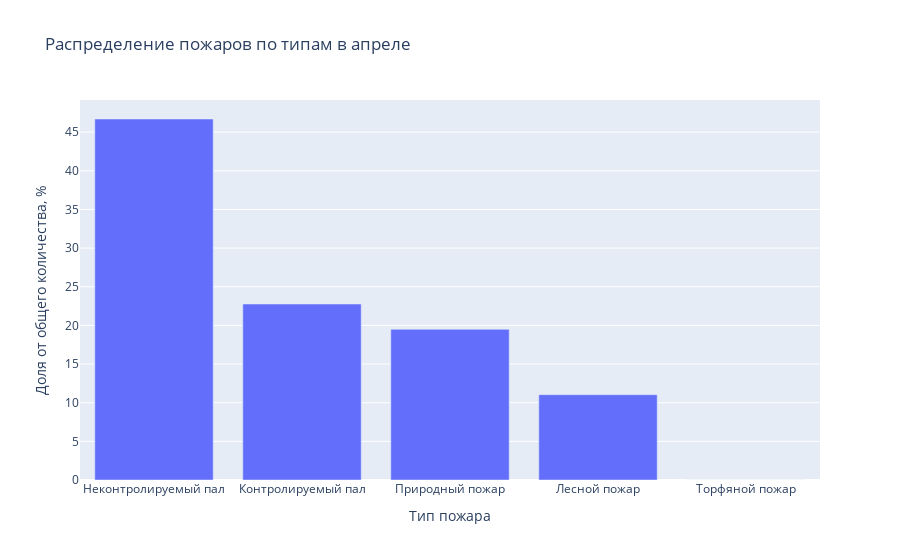

The cell this chart's notebook holds for it:
### Code cell
fig = px.bar(wildfire_type_april, x='Тип пожара', y='Доля от общего количества, %', 
             title='Распределение пожаров по типам в апреле')
fig.show()
fig.write_image('html/распределение апрель.jpg')

### Figure 1 — Plotly figure (JSON) as saved in the notebook; plotly's stock layout.template omitted (floating-point values rounded to 4 significant figures)
{"data": [{"alignmentgroup": "True", "hovertemplate": "Тип пожара=%{x}<br>Доля от общего количества, %=%{y}<extra></extra>", "legendgroup": "", "marker": {"color": "#636efa", "pattern": {"shape": ""}}, "name": "", "offsetgroup": "", "orientation": "v", "showlegend": false, "textposition": "auto", "type": "bar", "x": ["Неконтролируемый пал", "Контролируемый пал", "Природный пожар", "Лесной пожар", "Торфяной пожар"], "xaxis": "x", "y": [46.7, 22.76, 19.49, 11.04, 0.01122], "yaxis": "y"}], "layout": {"barmode": "relative", "legend": {"tracegroupgap": 0}, "title": {"text": "Распределение пожаров по типам в апреле"}, "xaxis": {"anchor": "y", "domain": [0, 1], "title": {"text": "Тип пожара"}}, "yaxis": {"anchor": "x", "domain": [0, 1], "title": {"text": "Доля от общего количества, %"}}}}
